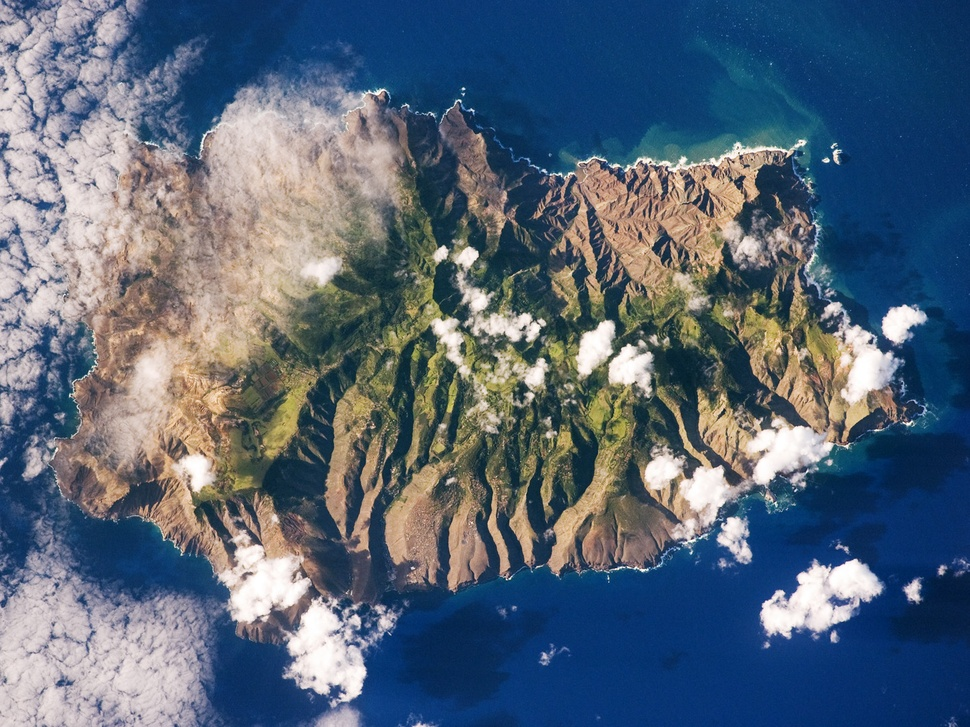
#> input picture images/island.jpg, 970 x 727 px, shrunk from 1440 x 1080 before the run
$ python pixel_sorting.py -i ../images/island.jpg -o out.png
#> lines starting #> are read from the running program, lines starting #| are printed output that depends on the picture
#!/usr/bin/python3
"""transliteration of Kim Asendorf's pixel sorting script"""

from copy import copy
from random import random, gauss
from PIL import Image
from numpy import int32
from argparse import ArgumentParser


# PROGRAM CONSTANTS
# rgb(103, 105, 128)
BLACK_VALUE = int32(-10000000)
# rgb(164, 114, 128)
WHITE_VALUE = int32((255 << 24) + (230 << 16) + (230 << 8) + 230)
BRIGHTNESS_VALUE = int32(30)


# PIXEL CONVERSION FUNCTIONS
def get_pixel_value(pixel):
    """rgb pixel to int32 processing representation"""
    return(int32((((255 << 8) | pixel[0]) << 8 | pixel[1]) << 8 | pixel[2]))


def get_pixel_brightness(pixel):
    """rgb pixel to brightness value"""
    return(max((pixel[0], pixel[1], pixel[2])) / 255 * 100)


# PIXEL FINDING FUNCTIONS
def get_next_satisfying(vector, starting_position, condition_fun):
    """find next pixel in the vector after starting position
    that satisfies the condition (boolean)
    return -1 if not found"""
    position = starting_position
    while(position < len(vector) and
          not(condition_fun(vector[position]))):
        position += 1
    if(position == (len(vector) - 1) and
       not(condition_fun(vector[position]))):
        position = - 1
    return(position)


# black mode
def get_next_black(vector, starting_position):
    """next black pixel"""
    condition = lambda x: int32(get_pixel_value(x)) > BLACK_VALUE
    return get_next_satisfying(vector, starting_position, condition)


def get_next_not_black(vector, starting_position):
    """next non black pixel"""
    condition = lambda x: int32(get_pixel_value(x)) < BLACK_VALUE
    return get_next_satisfying(vector, starting_position, condition)


# bright mode
def get_next_bright(vector, starting_position):
    """next bright pixel"""
    condition = lambda x: int32(get_pixel_brightness(x)) < BRIGHTNESS_VALUE
    return get_next_satisfying(vector, starting_position, condition)


def get_next_dark(vector, starting_position):
    """next dark pixel"""
    condition = lambda x: int32(get_pixel_brightness(x)) > BRIGHTNESS_VALUE
    return get_next_satisfying(vector, starting_position, condition)


# white mode
def get_next_white(vector, starting_position):
    """next white pixel"""
    condition = lambda x: int32(get_pixel_value(x)) < WHITE_VALUE
    return get_next_satisfying(vector, starting_position, condition)


def get_next_not_white(vector, starting_position):
    """next not white pixel"""
    condition = lambda x: int32(get_pixel_value(x)) > WHITE_VALUE
    return get_next_satisfying(vector, starting_position, condition)


FIND_FUNCTIONS = ((get_next_black, get_next_not_black),  # black
                  (get_next_bright, get_next_dark),      # bright
                  (get_next_white, get_next_not_white))  # white


# PIXEL SORTING FUNCTIONS
def sort_pixels(vector, mode=0, find=FIND_FUNCTIONS):
    """sort pixel in the given vector"""
    assert(mode in (0, 1, 2)), "invalid use case"
    vector = copy(vector)
    position = 0
    pos_end = None
    while(position < len(vector)):
        if((position == -1) or (pos_end == -1)):
            break
        position = find[mode][0](vector, position)
        pos_end = find[mode][1](vector, position)
        vector[position:pos_end] = sorted(vector[position:pos_end],
                                          key=lambda x: get_pixel_value(x))
        position = pos_end + 1
    return(vector)


# IMAGE TRANSFORMATIONS
def to_vectors(rgb_image, row_or_col):
    """rgb image -> list of lists of RGB tuples"""
    assert(rgb_image.mode == "RGB"), "must be a RGB image"""
    assert(row_or_col in (0, 1)), "row = 0, col = 1"
    vectors = []
    x_size, y_size = rgb_image.size

    if(row_or_col == 0):
        for y_coord in range(0, y_size):
            row = []
            for x_coord in range(0, x_size):
                row.append(rgb_image.getpixel((x_coord, y_coord)))
            vectors.append(row)
    else:
        for x_coord in range(0, x_size):
            col = []
            for y_coord in range(0, y_size):
                col.append(rgb_image.getpixel((x_coord, y_coord)))
            vectors.append(col)
    return(vectors)


# COMPLETE FUNCTIONS
def sort_image(image, row_or_col, mode=0, prob=1, avg_band_size=1):
    """input: (rgb image, row or column, sort mode, probability of sorting,
    average band size for sorting)
    output: sorted out image)"""
    x_size, y_size = image.size
    sigma = avg_band_size / 4

    vectors = to_vectors(image, row_or_col)

    new_vectors = []
    position = 0

    while(position < len(vectors)):
        if(random() < prob):
            # calculate the indices of the rows to sort
            to_sort = []
            coarseness = int(gauss(avg_band_size, sigma))
            for index in range(position, position + coarseness):
                if(index >= len(vectors)):
                    break
                else:
                    to_sort.append(index)
            for index in to_sort:
                new_vectors.append(sort_pixels(vectors[index], mode))
            position += coarseness

        else:
            new_vectors.append(vectors[position])
            position += 1

    new_image = []
    if(row_or_col == 0):
        for vector in new_vectors:
            for (red, green, blue) in vector:
                new_image.append(int(red))
                new_image.append(int(green))
                new_image.append(int(blue))
    else:
        for i in range(0, y_size):
            for vector in new_vectors:
                (red, green, blue) = vector[i]
                new_image.append(int(red))
                new_image.append(int(green))
                new_image.append(int(blue))
    return(Image.fromstring('RGB', (x_size, y_size), bytes(new_image)))


__all__ = ["sort_image"]


if __name__ == "__main__":
    parser = ArgumentParser()
    parser.add_argument("-i", dest="input_image_file", required=True, type=str, help="input")
    parser.add_argument("-o", dest="output_image_file", required=True, type=str, help="output")
    args = parser.parse_args()

    image = Image.open(args.input_image_file)
#> image is the input picture: PIL image 970x727 RGB; mean R, G, B 87.6, 102.2, 119.4
    sort_image(image, 0).save(args.output_image_file)
#> after the loop in to_vectors, `for y_coord in range(0, y_size):`: vectors = 727 items
#> the loop in sort_image, `while(position < len(vectors)):` made 1433 passes
#> (coarseness, position) on passes 1 to 12: (1, 1), (0, 1), (0, 1), (1, 2), (0, 2), (0, 2), (1, 3), (0, 3), (1, 4), (0, 4), (0, 4), (0, 4)
#> coarseness on pass 93: 0
#> in sort_image, `return(Image.fromstring('RGB', (x_size, y_size), bytes(new_image)))`:
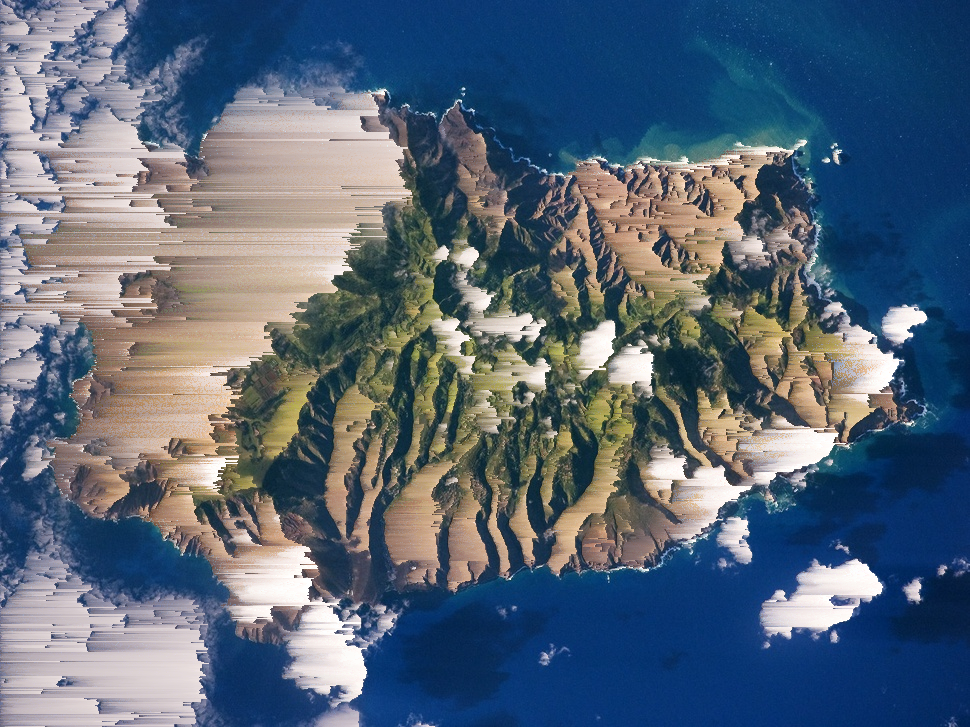
#> returned value: PIL image 970x727 RGB; mean R, G, B 87.6, 102.2, 119.4
